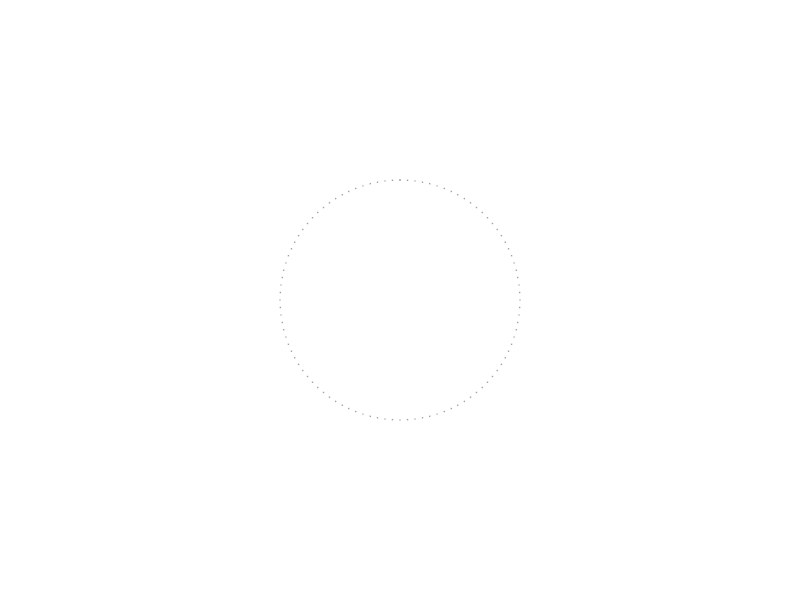
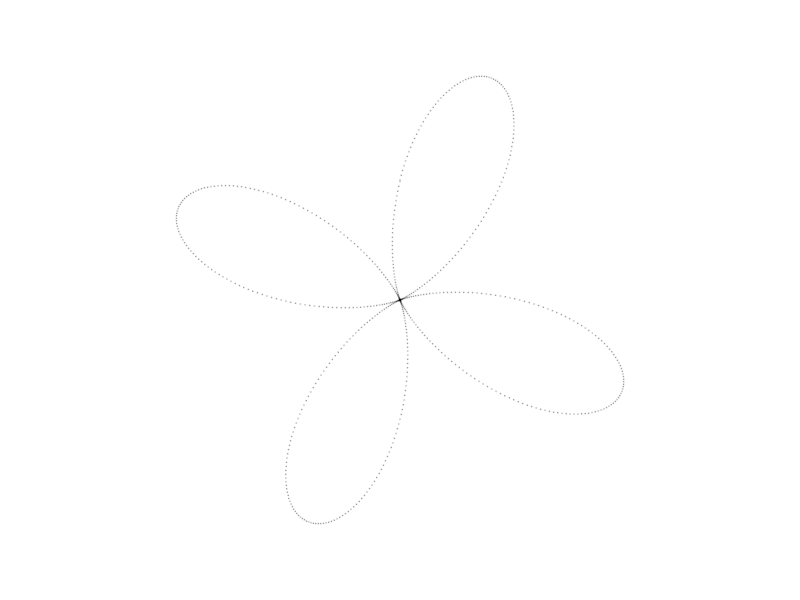
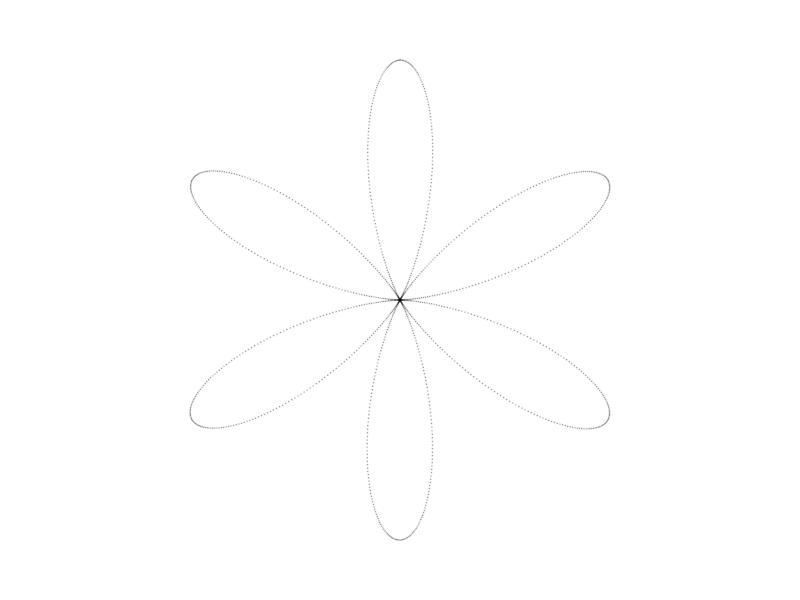
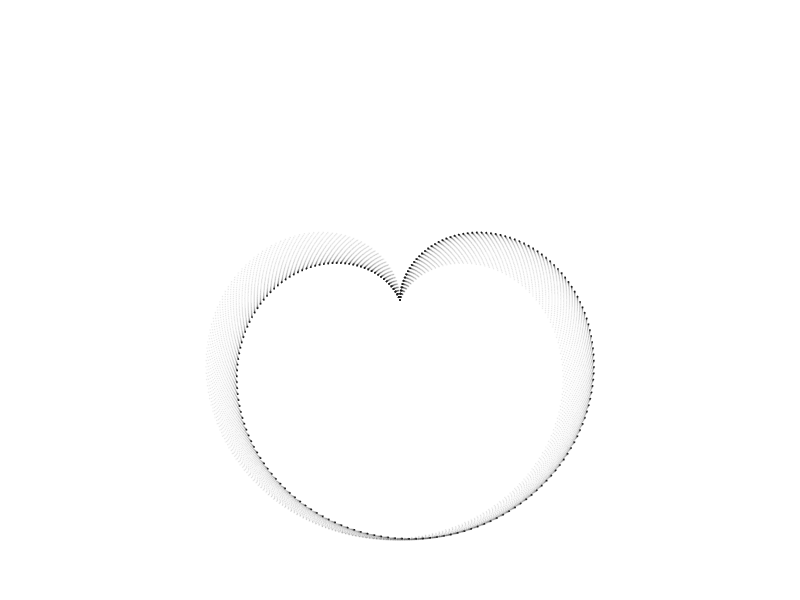
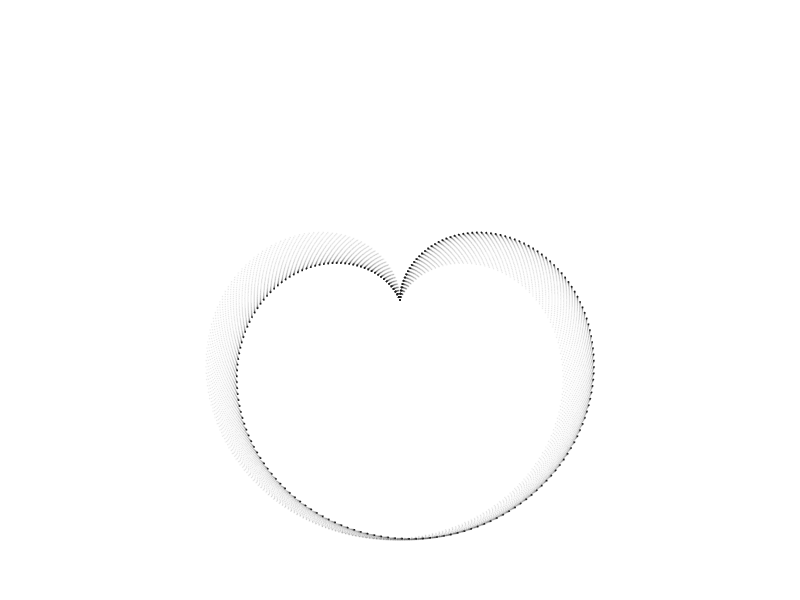

These charts were generated, in order, by the following R code:
## ---- chunk 1
library(tidyverse)
## ---- chunk 2
seq(0, 1, .01) %>%
data.frame(a=.) %>%
ggplot(aes(x=(a), y=(0))) +
geom_point(alpha=.2, color="#000000", size=0) +
coord_polar() +
theme_void()
## ---- chunk 3
seq(-pi, pi, .01) %>%
data.frame(a=.) %>%
ggplot(aes(x=(a), y=(2 * sin(4 * a)))) +
geom_point(alpha=.2, color="#000000", size=0) +
coord_polar() +
theme_void()
## ---- chunk 4
seq(-2*pi, 2*pi, .01) %>%
data.frame(a=.) %>%
ggplot(aes(x=(a), y=(cos(3 * a)))) +
geom_point(alpha=.2, color="#000000", size=0) +
coord_polar() +
theme_void()
## ---- chunk 5

# shape (201, 1) -> (40401, 2)

seq(-1, 1, .01) %>%
expand.grid(x=., y=.) %>%
ggplot(aes(x=(pi * x - cos(y^2)), y=(1 - sin(x^2)))) +
geom_point(alpha=.02, color="#000000", size=0) +
coord_polar() +
theme_void()
## ---- chunk 6
t <- format(Sys.time(), format="%F_%H-%M")
fn <- paste(t, "png", sep=".")
ggsave(fn, units="in", width=1800/300, height=1800/300)
